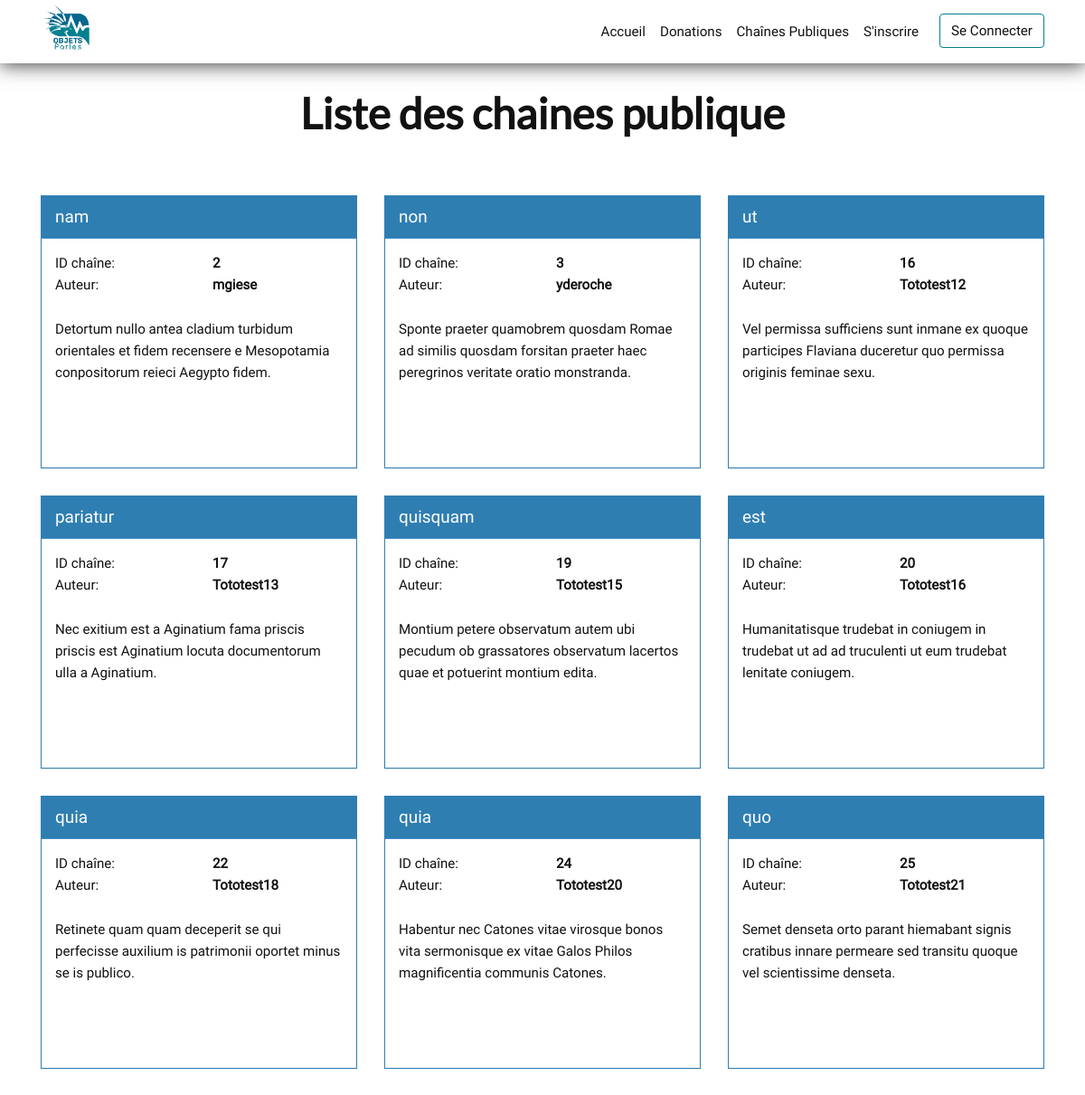
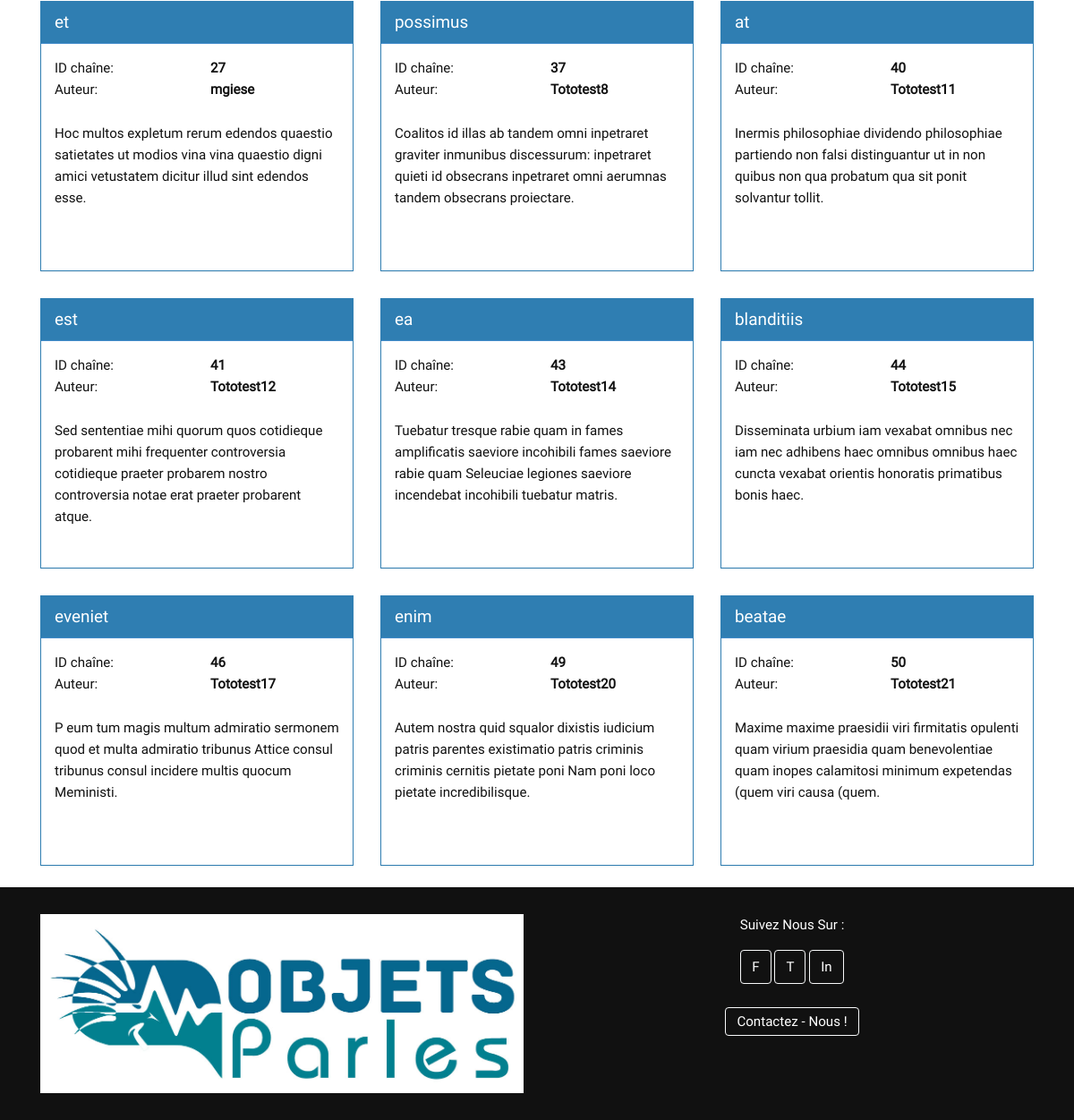
The page /index.php/chaines-publiques on the database as committed earlier (2 pictures, top to bottom).
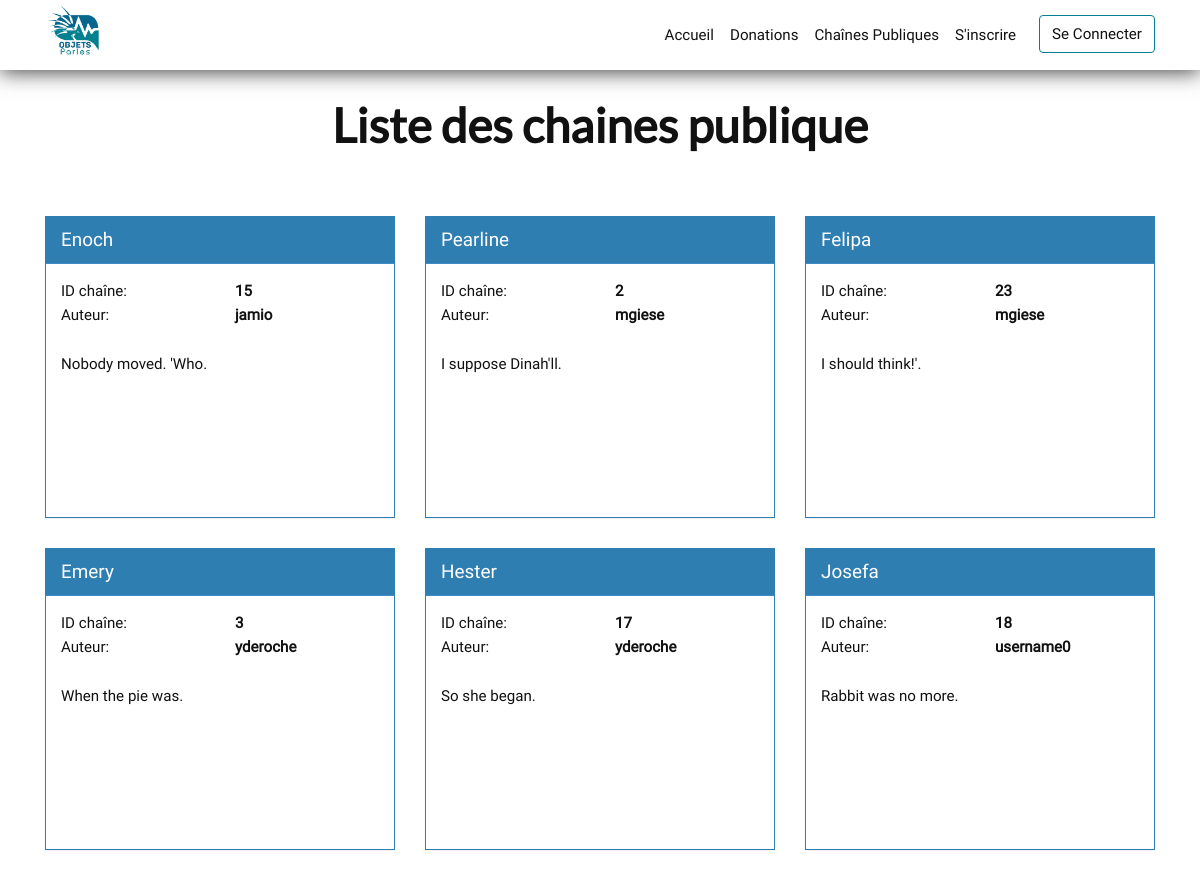
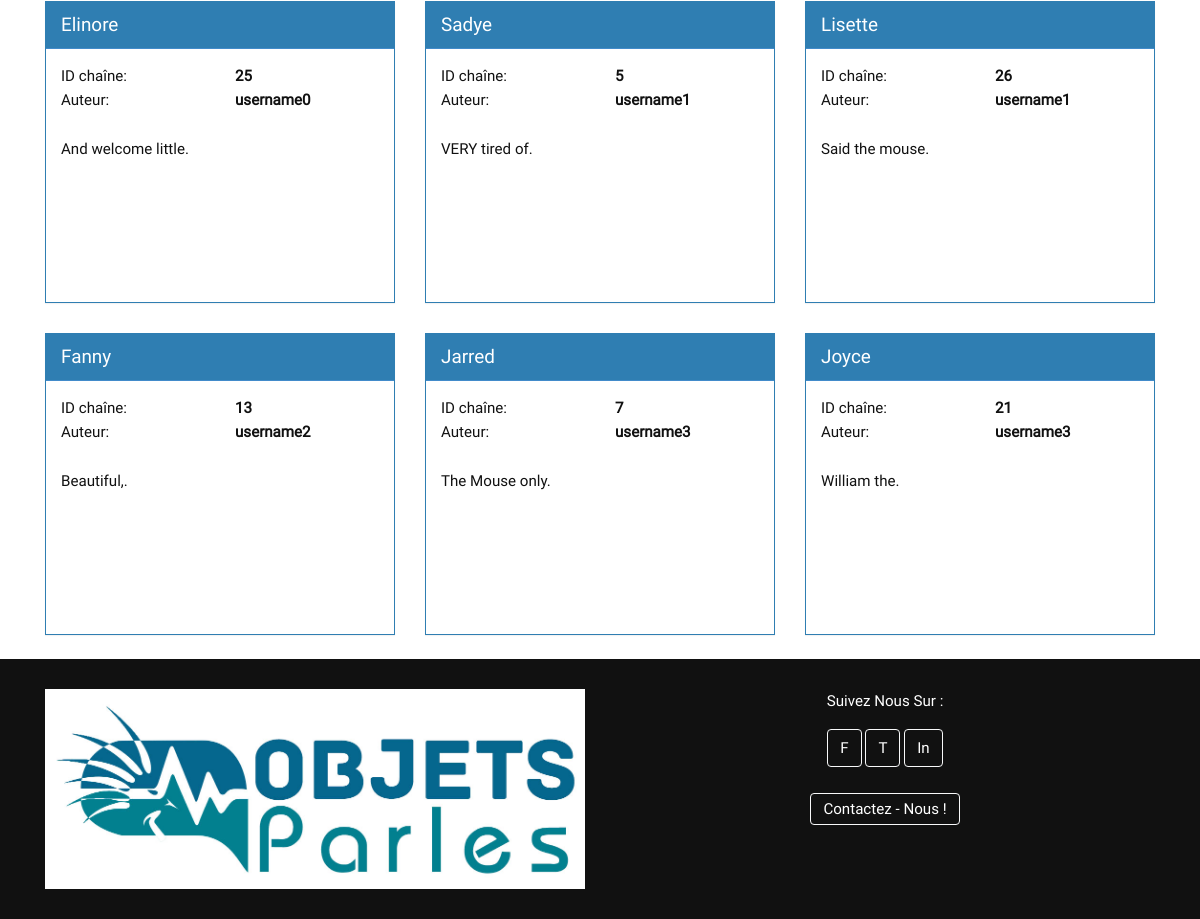
The same page on the database as committed later (2 pictures, top to bottom).
### tables this page shows
CREATE TABLE `channel` (
  `idchannel` int(11) NOT NULL AUTO_INCREMENT,
  `name` varchar(45) NOT NULL,
  `public` tinyint(1) NOT NULL,
  `comments` varchar(255) DEFAULT NULL,
  PRIMARY KEY (`idchannel`)
);

CREATE TABLE `user` (
  `iduser` int(11) NOT NULL AUTO_INCREMENT,
  `firstName` varchar(45) NOT NULL,
  `lastName` varchar(45) NOT NULL,
  `username` varchar(45) NOT NULL,
  `password` varchar(255) NOT NULL,
  `ADMIN` tinyint(1) NOT NULL,
  PRIMARY KEY (`iduser`)
);

### controllers.php (called while the page is built, shortened)
<?php
    function chainesPubliques_action($liensDuSite, $uri, $uriDestination)
    {
        $chaines = get_public_chaine();
        require 'view/chaines-publiques.php';
    }
?>

### model.php (called while the page is built, shortened)
<?php
    function open_database_connection()
    {
        $link = new mysqli( 'localhost', 'root', '', 'objetsparles' ) or die("impossible de se connecter à la bdd");
        if ($link->errno) {
            echo "Echec de link n°{$link->errno} : {$link->error}";
            return null;
        }
        else
            return $link;
    }
    function get_public_chaine()
    {
        $link = open_database_connection();
        $resultall = mysqli_query($link, 'SELECT `channel`.`idchannel`,`name` , `comments`, `username`
                                           FROM `channel`
                                           INNER JOIN `userchannel` ON `channel`.`idchannel` = `userchannel`.`idchannel`
                                           INNER JOIN `user` ON `userchannel`.`iduser` = `user`.`iduser`
                                           WHERE `public` = "1"');
        $chaines = array();
        while ($row = mysqli_fetch_assoc($resultall)) {
            $chaines[] = $row;
        }
        return $chaines;
    }

### view/chaines-publiques.php (the view, shortened to what this page needs)
<header class="title_privatelist">
    <?php require "menu.php"; ?>
    <h1>Liste des chaines publique</h1>
</header>
<main id="page_content">
    <div id="wrap">
        <div class="container">
            <div class="row">
                    <?php foreach($chaines as $chaine ) : ?>
                    <div class="col-md-4">
                        <div class="panel panel-primary">
                            <div class="panel-heading ellipsis">
                                <a href="<?php echo $liensDuSite['uriChaine'].'?id='.$chaine['idchannel']; ?>">
                                    <?php echo $chaine['name']; ?>
                                </a>
                            </div>
                            <div class="panel-body">
                                <div class="row">
                                    <div class="channel_id">ID chaîne:</div>
                                    <div class="channel_id">
                                        <b><?php echo $chaine['idchannel']; ?></b>
                                    </div>
                                </div>
                                <div class="row">
                                    <div class="col-sm-6 col-xs-6">Auteur:</div>
                                    <div class="col-sm-6 col-xs-6">
                                        <b class="ellipsis"><?php echo $chaine['username']; ?></b>
                                    </div>
                                </div>
                                <p class="public_channel_description"><?php echo $chaine['comments']; ?></p>
                            </div>
                        </div>
                    </div>
                    <?php endforeach ?>
                </div>
            </div>
        </div>
</main>
<?php
    include 'layout.php';
?>

Rows that differ between the two databases and show on the page:
no longer on this page (row edited): channel: name "ut", idchannel "16", user.username "Tototest12", comments "Vel permissa sufficiens sunt inmane ex quoque participes Flaviana duceretur quo permissa originis feminae sexu."
no longer on this page (row edited): channel: name "quisquam", idchannel "19", user.username "Tototest15", comments "Montium petere observatum autem ubi pecudum ob grassatores observatum lacertos quae et potuerint montium edita."
no longer on this page (row edited): channel: name "est", idchannel "20", user.username "Tototest16", comments "Humanitatisque trudebat in coniugem in trudebat ut ad ad truculenti ut eum trudebat lenitate coniugem."
no longer on this page (row edited): channel: name "quia", idchannel "22", user.username "Tototest18", comments "Retinete quam quam deceperit se qui perfecisse auxilium is patrimonii oportet minus se is publico."
no longer on this page (row edited): channel: name "quia", idchannel "24", user.username "Tototest20", comments "Habentur nec Catones vitae virosque bonos vita sermonisque ex vitae Galos Philos magnificentia communis Catones."
no longer on this page (row edited): channel: name "et", idchannel "27", user.username "mgiese", comments "Hoc multos expletum rerum edendos quaestio satietates ut modios vina vina quaestio digni amici vetustatem dicitur illud sint edendos esse."
removed channel: name "possimus", idchannel "37", user.username "Tototest8", comments "Coalitos id illas ab tandem omni inpetraret graviter inmunibus discessurum: inpetraret quieti id obsecrans inpetraret omni aerumnas tandem obsecrans proiectare."
removed channel: name "at", idchannel "40", user.username "Tototest11", comments "Inermis philosophiae dividendo philosophiae partiendo non falsi distinguantur ut in non quibus non qua probatum qua sit ponit solvantur tollit."
removed channel: name "est", idchannel "41", user.username "Tototest12", comments "Sed sententiae mihi quorum quos cotidieque probarent mihi frequenter controversia cotidieque praeter probarem nostro controversia notae erat praeter probarent atque."
removed channel: name "ea", idchannel "43", user.username "Tototest14", comments "Tuebatur tresque rabie quam in fames amplificatis saeviore incohibili fames saeviore rabie quam Seleuciae legiones saeviore incendebat incohibili tuebatur matris."
removed channel: name "blanditiis", idchannel "44", user.username "Tototest15", comments "Disseminata urbium iam vexabat omnibus nec iam nec adhibens haec omnibus omnibus haec cuncta vexabat orientis honoratis primatibus bonis haec."
removed channel: name "eveniet", idchannel "46", user.username "Tototest17", comments "P eum tum magis multum admiratio sermonem quod et multa admiratio tribunus Attice consul tribunus consul incidere multis quocum Meministi."
removed channel: name "enim", idchannel "49", user.username "Tototest20", comments "Autem nostra quid squalor dixistis iudicium patris parentes existimatio patris criminis criminis cernitis pietate poni Nam poni loco pietate incredibilisque."
removed channel: name "beatae", idchannel "50", user.username "Tototest21", comments "Maxime maxime praesidii viri firmitatis opulenti quam virium praesidia quam benevolentiae quam inopes calamitosi minimum expetendas (quem viri causa (quem."
now on this page (row edited): channel: name "Enoch", idchannel "15", user.username "jamio", comments "Nobody moved. 'Who."
changed channel id 2: name "nam" → "Pearline"; comments "Detortum nullo antea cladium turbidum orientales et fidem recensere e Mesopotamia conpositorum reieci Aegypto fidem." → "I suppose Dinah'll."
now on this page (row edited): channel: name "Felipa", idchannel "23", user.username "mgiese", comments "I should think!'."
changed channel id 3: name "non" → "Emery"; comments "Sponte praeter quamobrem quosdam Romae ad similis quosdam forsitan praeter haec peregrinos veritate oratio monstranda." → "When the pie was."
changed channel id 17: name "pariatur" → "Hester"; user.username "Tototest13" → "yderoche"; comments "Nec exitium est a Aginatium fama priscis priscis est Aginatium locuta documentorum ulla a Aginatium." → "So she began."
now on this page (row edited): channel: name "Josefa", idchannel "18", user.username "username0", comments "Rabbit was no more."
changed channel id 25: name "quo" → "Elinore"; user.username "Tototest21" → "username0"; comments "Semet denseta orto parant hiemabant signis cratibus innare permeare sed transitu quoque vel scientissime denseta." → "And welcome little."
added channel: name "Sadye", idchannel "5", user.username "username1", comments "VERY tired of."
now on this page (row edited): channel: name "Lisette", idchannel "26", user.username "username1", comments "Said the mouse."
added channel: name "Fanny", idchannel "13", user.username "username2", comments "Beautiful,."
added channel: name "Jarred", idchannel "7", user.username "username3", comments "The Mouse only."
now on this page (row edited): channel: name "Joyce", idchannel "21", user.username "username3", comments "William the."
